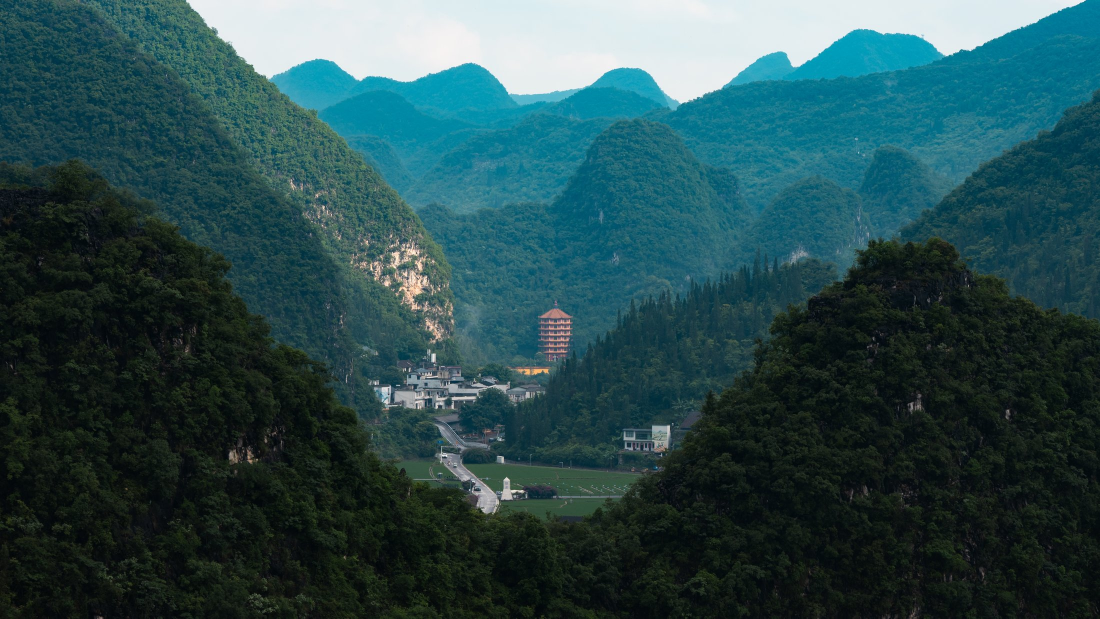
#> input picture photos/full/guizhou-01.jpg, 2200 x 1237 px, given as the content of the folder E:/github/web/照片素材/年, which was not available (shown at 1/2 size)
$ python .export.py
#> lines starting #> are read from the running program, lines starting #| are printed output that depends on the picture; pictures that were not available may be replaced by others from this repository, and a replacement may not be noted
import os, json, glob
from PIL import Image, ImageOps

ROOT = r"E:\github\web"
SRC = os.path.join(ROOT, "照片素材")
OUT = os.path.join(ROOT, "photos")
CATS = [("nian", "年"), ("xizang", "西藏"), ("guizhou", "贵州"), ("qinghai", "青海")]
PER = 15

TIERS = [
    ("wall", 320, 76),
    ("grid", 640, 78),
    ("view", 1400, 80),
    ("full", 2200, 85),
]

for name, _, _ in TIERS:
    os.makedirs(os.path.join(OUT, name), exist_ok=True)
os.makedirs(os.path.join(OUT, "hero"), exist_ok=True)

def year_of(im):
    ex = im.getexif()
    raw = ex.get(36867) or ex.get(306) or ""
    y = str(raw)[:4]
    try:
        n = int(y)
        if 1990 < n < 2035:
            return n
    except Exception:
        pass
    return None

def tone(im):
    small = im.convert("RGB").resize((1, 1), Image.LANCZOS)
    r, g, b = small.getpixel((0, 0))
    return "#%02x%02x%02x" % (r, g, b)

manifest = []
for key, cn in CATS:
    files = []
    for f in sorted(os.listdir(os.path.join(SRC, cn))):
        if not f.lower().endswith((".jpg", ".jpeg", ".png")):
            continue
        try:
            w0, h0 = Image.open(os.path.join(SRC, cn, f)).size
        except Exception:
            continue
        if 0.4 < w0 / h0 < 3.2:
            files.append(f)

    n = len(files)
    idx = [round(i * (n - 1) / (PER - 1)) for i in range(PER)] if n >= PER else list(range(n))

    for i, fi in enumerate(idx):
        name = files[fi]
        src = os.path.join(SRC, cn, name)
        im = ImageOps.exif_transpose(Image.open(src)).convert("RGB")
#> im is the input picture: PIL image 2200x1237 RGB; mean R, G, B 42.3, 75.2, 78.1
        w, h = im.size
#> w = 2200; h = 1237
        k = "%s-%02d" % (key, i + 1)

        for tier, maxw, q in TIERS:
            t = im.copy()
            t.thumbnail((maxw, maxw), Image.LANCZOS)
            t.save(os.path.join(OUT, tier, k + ".jpg"), "JPEG", quality=q,
                   optimize=True, progressive=True)
#> this loop made 4 passes
#> pass 1, `t.save(os.path.join(OUT, tier, k + ".jpg"), "JPEG", quality=q, optimiz..`:
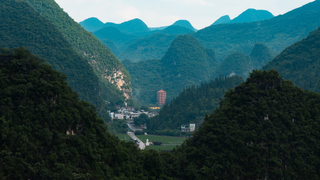
#> saved as nian-01.jpg: PIL image 320x180 RGB; mean R, G, B 42.2, 75, 78
#> pass 2, `t.save(os.path.join(OUT, tier, k + ".jpg"), "JPEG", quality=q, optimiz..`:
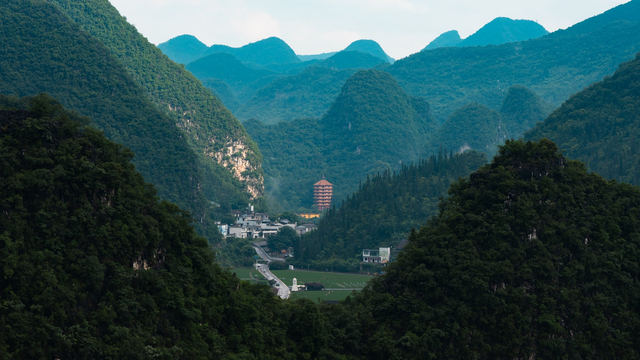
#> saved as nian-01.jpg: PIL image 640x360 RGB; mean R, G, B 42.3, 75.2, 78.1

        manifest.append({
            "key": k,
            "cat": cn,
            "ar": round(w / h, 4),
            "w": w,
            "h": h,
            "year": year_of(im),
            "c": tone(im),
        })
#> in year_of, `raw = ex.get(36867) or ex.get(306) or ""`: raw = ''
#> in tone, `r, g, b = small.getpixel((0, 0))`: r = 42; g = 76; b = 79
        print(k, cn, name, manifest[-1]["year"], manifest[-1]["c"])
#| nian-01 年 guizhou-01.jpg None #2a4c4f

json.dump(manifest, open(os.path.join(OUT, "manifest.json"), "w", encoding="utf-8"),
          ensure_ascii=False, indent=1)
print("TOTAL", len(manifest))

# 开场 hero：1600 宽，只出一张
hero_src = os.path.join(SRC, "年", "DSC_3819.jpg")
hi = ImageOps.exif_transpose(Image.open(hero_src)).convert("RGB")
hi.thumbnail((1600, 1600), Image.LANCZOS)
hi.save(os.path.join(OUT, "hero", "nian-14-1600.jpg"), "JPEG", quality=74,
        optimize=True, progressive=True)
# og 图 1200x630
og = ImageOps.fit(ImageOps.exif_transpose(Image.open(hero_src)).convert("RGB"), (1200, 630), Image.LANCZOS)
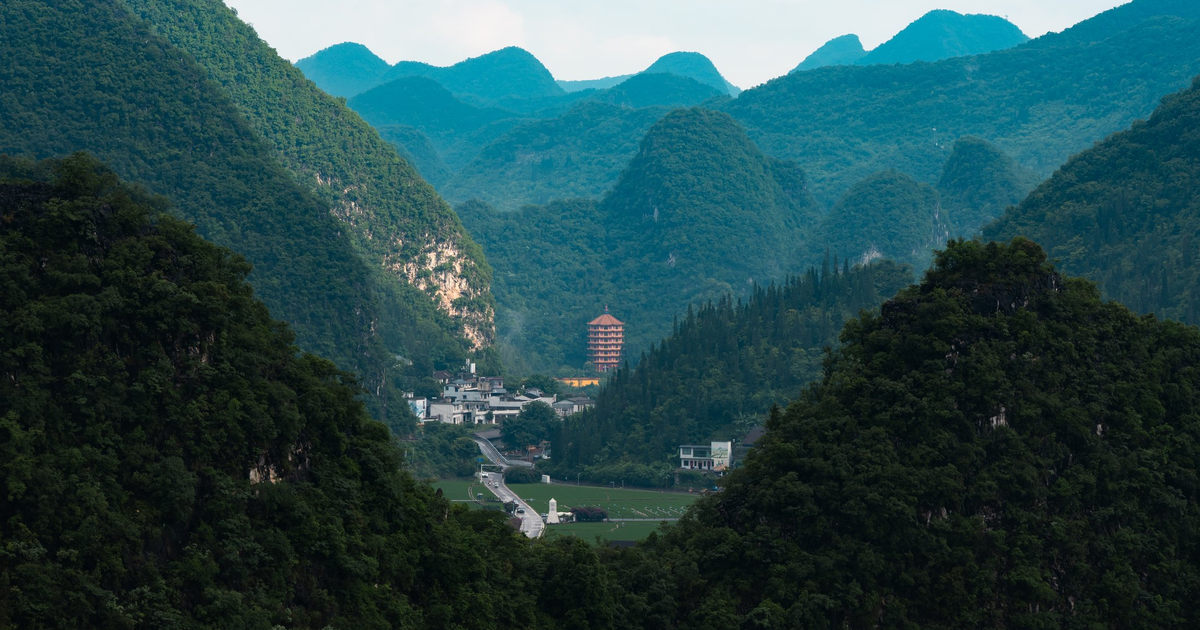
#> og: PIL image 1200x630 RGB; mean R, G, B 38.1, 72.3, 75.6
os.makedirs(os.path.join(OUT, "og"), exist_ok=True)
og.save(os.path.join(OUT, "og", "og-1200x630.jpg"), "JPEG", quality=80, optimize=True, progressive=True)
print("hero + og done")
